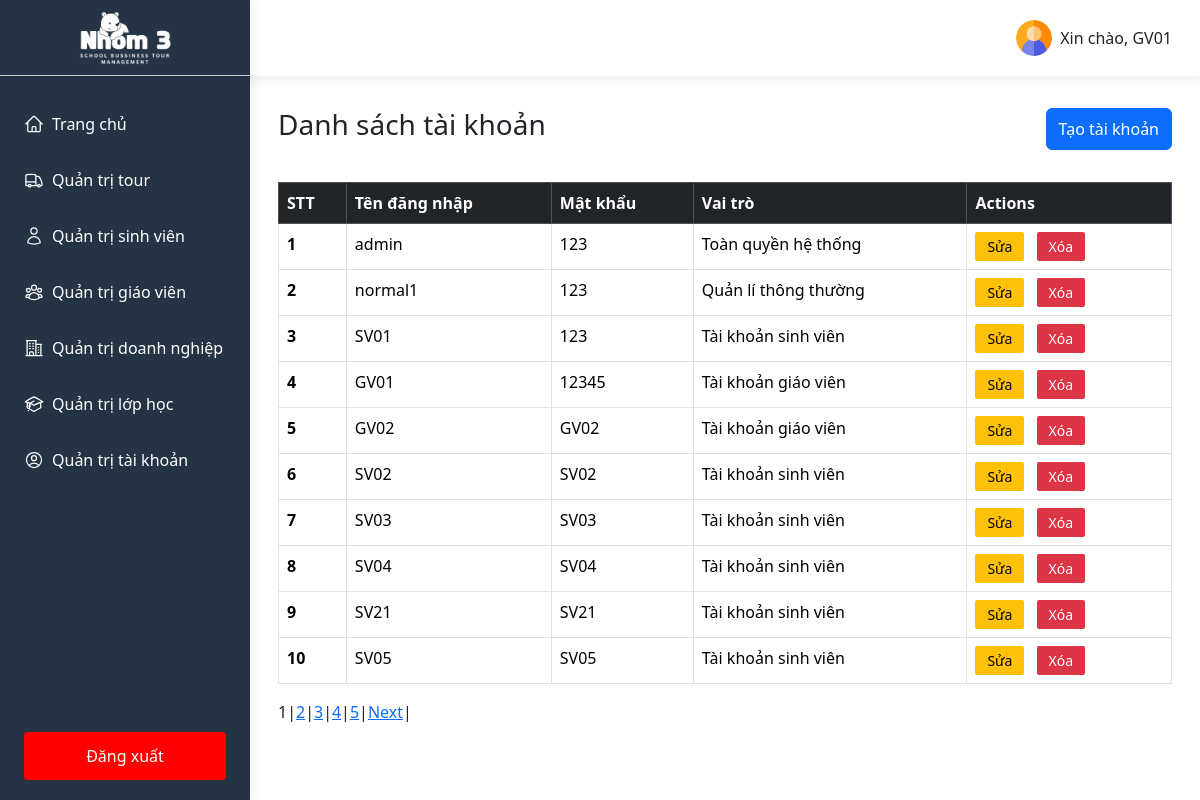
/index.php?controller=AccountController (signed in), run on the app's committed database.
### tables this page shows
CREATE TABLE `account` (
  `accountID` int(11) NOT NULL,
  `username` varchar(100) NOT NULL,
  `password` varchar(100) NOT NULL,
  `role` varchar(100) NOT NULL
);

### controllers/AccountController.php (called while the page is built, shortened)
<?php
$pagination = mysqli_query($conn, "SELECT COUNT(accountID) AS total FROM account");
$row = mysqli_fetch_assoc($pagination);
$total_records = $row['total'];
$current_page = isset($_GET['page']) ? $_GET['page'] : 1;
$limit = 10;
$total_page = ceil($total_records / $limit);
$start = ($current_page - 1) * $limit >=0 ? ($current_page - 1) * $limit : 0;
$dataAcountsSql = "SELECT * FROM account LIMIT $start, $limit";
$dataAcounts = mysqli_query($conn, $dataAcountsSql);
require_once __DIR__ . '/../views/pages/account.php';

### views/pages/account.php (the view, shortened to what this page needs)
<!DOCTYPE html>
<html lang="en">
<head>
</head>
<body>
    <?php
        include_once __DIR__ . '/../../controllers/AccountController.php';
    ?>
    <div class='flex-sb account'>
        <div class="account-left">
            <?php
                include __DIR__ . '/../components/sidebarAdmin.php';
            ?>
        </div>
        <div class="account-right flex-grow-1">
            <?php
                include __DIR__ . '/../components/header.php';
            ?>
            <div class="container pad-0-28">
                <div class="flex-sb-center pad-20-0 mt-12">
                    <h1 class="h1-title">Danh sách tài khoản</h1>
                    <button type="button" class="btn btn-primary" data-bs-toggle="modal"
                        data-bs-target="#createAccount">Tạo tài khoản</button>
                </div>
                <div class="container-body pad-12-0">
                    <div class="container-table">
                        <table class="table table-borderless table-hover table-bordered">
                            <thead class="table-dark">
                                <tr>
                                    <th scope="col">STT</th>
                                    <th scope="col">Tên đăng nhập</th>
                                    <th scope="col">Mật khẩu</th>
                                    <th scope="col">Vai trò</th>
                                    <th scope="col">Actions</th>
                                </tr>
                            </thead>
                            <tbody>
                                <?php
                                    if(mysqli_num_rows($dataAcounts) > 0)
                                    {
                                        $i = 0;
                                        while ($row = mysqli_fetch_assoc($dataAcounts)) {
                                            $i += 1;
                                            echo "<tr>";
                                            echo "<th scope='row'>". $i ."</th>";
                                            echo "<td>" . $row['username'] . "</td>";
                                            echo "<td>" . $row['password'] . "</td>";
                                            echo "<td>" . $row['role'] . "</td>";
                                            echo "<td><button class='update update-account'>Sửa</button>
                                                <button class='delete deleteAccount'>Xóa</button></td>";
                                            echo "</tr>";
                                        }
                                    }else{
                                        echo "<tr>";
                                        echo "<td colspan='5'> Lỗi truy vấn: " . mysqli_error($conn). "</td>";
                                        echo "</tr>";
                                    }
                                ?>
                            </tbody>
                        </table>
                        <div class="pagination">
                            <?php
                            for ($i = 1; $i <= $total_page; $i++) {
                                if ($i == $current_page) {
                                    echo '<span>' . $i . '</span> | ';
                                } else {
                                    echo '<a href="index.php?controller=AccountController&page=' . $i . '">' . $i . '</a> | ';
                                }
                            }
                            if ($current_page < $total_page && $total_page > 1) {
                                echo '<a href="index.php?controller=AccountController&page=' . ($current_page + 1) . '">Next</a> | ';
                            }
                            ?>
                        </div>
                    </div>
                </div>
            </div>
        </div>
    </div>
</body>
</html>

### public/css/base.css (style rules this page uses)
* { margin: 0; padding: 0; box-sizing: border-box; }
body { overflow-x: hidden; scroll-behavior: smooth; font-family: system-ui, -apple-system, BlinkMacSystemFont, 'Segoe UI', Roboto, Oxygen, Ubuntu, Cantarell, 'Open Sans', 'Helvetica Neue', sans-serif; }
.pad-0-28 { padding: 0 28px !important; }
.flex-sb { display: flex; justify-content: space-between; }
.flex-sb-center { display: flex; justify-content: space-between; }
.flex-grow-1 { flex-grow: 1; }
.pad-20-0 { padding: 20px 0 !important; }
.h1-title { font-size: 28px !important; }
.pad-12-0 { padding: 12px 0; }
.mt-12 { margin-top: 12px; }
.update, .delete, .showData { padding: 4px 12px; background-color: #ffc107; border-radius: 2px; border: none; font-size: 14px; }
.delete { color: #fff; background-color: #dc3545; margin-left: 8px; margin-right: 8px; }

### data on the page
account: username "admin", password "123", role "Toàn quyền hệ thống"
account: username "normal1", password "123", role "Quản lí thông thường"
account: username "SV01", password "123", role "Tài khoản sinh viên"
account: username "GV01", password "12345", role "Tài khoản giáo viên"
account: username "GV02", password "GV02", role "Tài khoản giáo viên"
account: username "SV02", password "SV02", role "Tài khoản sinh viên"
account: username "SV03", password "SV03", role "Tài khoản sinh viên"
account: username "SV04", password "SV04", role "Tài khoản sinh viên"
account: username "SV21", password "SV21", role "Tài khoản sinh viên"
account: username "SV05", password "SV05", role "Tài khoản sinh viên"

### other printed values
$username "GV01"
